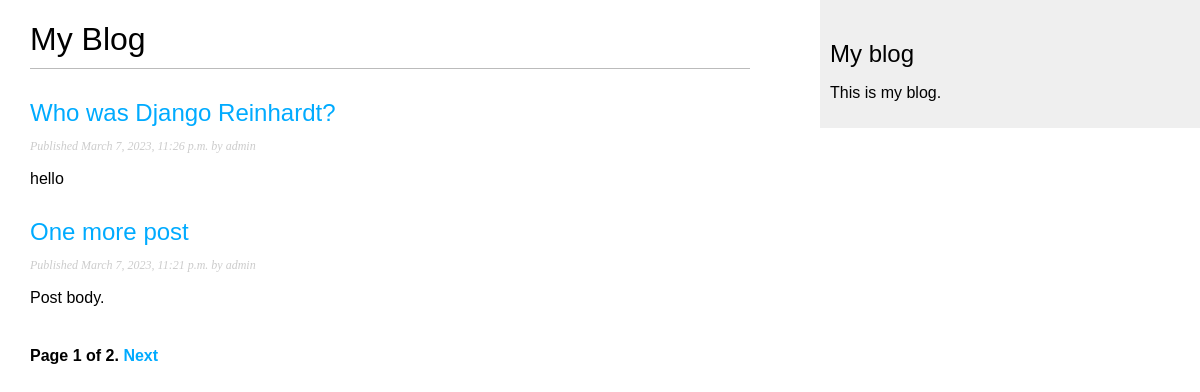
The page /blog/ on the database as committed earlier.
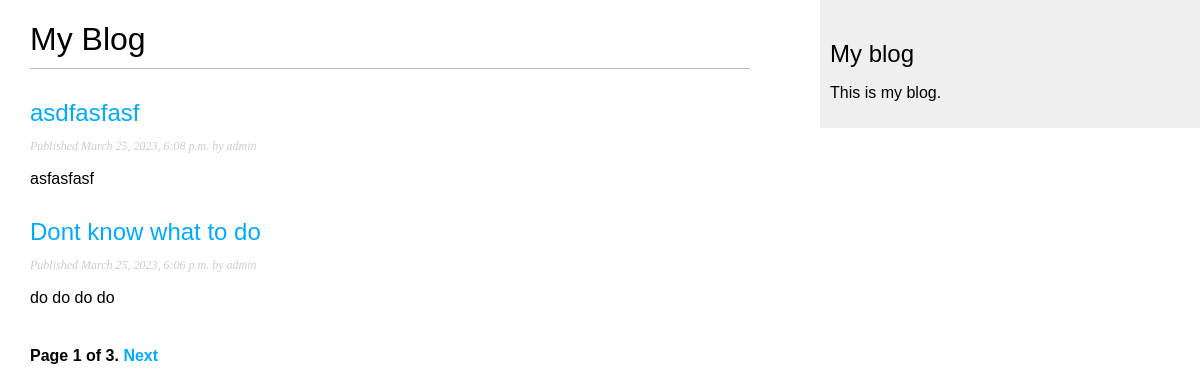
The same page on the database as committed later.
### blog/models.py (models this page shows, shortened)
class Post(models.Model):
    class Status(models.TextChoices):
        DRAFT = 'DF','Draft'
        PUBLISHED = 'PB','Published'
    title = models.CharField(max_length=250)
    slug = models.SlugField(max_length=250,
                            unique_for_date='publish')
    author = models.ForeignKey(User,
                               on_delete=models.CASCADE,
                               related_name='blog_posts')
    body = models.TextField()
    publish = models.DateTimeField(default=timezone.now)
    created = models.DateTimeField(auto_now_add=True)
    updated = models.DateTimeField(auto_now=True)
    status = models.CharField(max_length=2,
                              choices=Status.choices,
                              default=Status.DRAFT)
    objects = models.Manager()
    published = PublishedManager()
    class Meta:
        ordering = ['-publish']
        indexes = [
            models.Index(fields=['-publish']),
        ]
    def get_absolute_url(self):
        return reverse('blog:post_detail',
                            args=[self.publish.year,
                                 self.publish.month,
                                 self.publish.day,
                                 self.slug])

### blog/views.py (the view)
# urls.py: path('',views.post_list,name='post_list'),
def post_list(request):
    posts = Post.published.all()
    paginator = Paginator(posts, 2)
    page_number = request.GET.get('page', 1)
    try:
        posts = paginator.page(page_number)
    except PageNotAnInteger:
        posts = paginator.page(1)
    return render(request,
                  'blog/post/list.html',
                  {'posts':posts})

### blog/models.py (called while the page is built)
    def get_queryset(self):
        return super().get_queryset()\
                    .filter(status=Post.Status.PUBLISHED)

### blog/templates/blog/post/list.html (shortened to what this page needs)
{% extends "blog/base.html" %}
{% block content %}
    <h1>My Blog</h1>
    {% for post in posts %}
        <h2>
            <a href="{{post.get_absolute_url}}">
                {{ post.title }}
            </a>
        </h2>
    <p class="date">
      Published {{ post.publish }} by {{ post.author }}
    </p>
    {{ post.body|truncatewords:30|linebreaks }}
    {% endfor %}
    {% include "directory/pagination.html" with page=posts %}
{% endblock %}

### blog/templates/blog/base.html (shortened to what this page needs)
{% load static %}
<!DOCTYPE html>
<html>
    <head>
        <link href="{% static "css/blog.css" %}" rel="stylesheet">
    </head>
<body>
    <div id="content">
        {% block content %}
        {% endblock %}
    </div>
    <div id="sidebar">
        <h2>My blog</h2>
        <p>This is my blog.</p>
    </div>
</body>
</html>

### blog/templates/directory/pagination.html (shortened to what this page needs)
<div class="pagination">
    <span class="step-links">
    <span class="current">
        Page {{ page.number }} of {{ page.paginator.num_pages }}.
    </span>
    {% if page.has_next %}
        <a href="?page={{ page.next_page_number }}">Next</a>
    {% endif %}
    </span>
</div>

### blog/static/css/blog.css (style rules this page uses)
body { margin:0; padding:0; font-family:helvetica, sans-serif; }
a { color:#00abff; text-decoration:none; }
h1 { font-weight:normal; border-bottom:1px solid #bbb; padding:0 0 10px 0; }
h2 { font-weight:normal; margin:30px 0 0; }
#content { float:left; width:60%; padding:0 0 0 30px; }
#sidebar { float:right; width:30%; padding:10px; background:#efefef; height:100%; }
p.date { color:#ccc; font-family: georgia, serif; font-size: 12px; font-style: italic; }
.pagination { margin:40px 0; font-weight:bold; }

Rows that differ between the two databases and show on the page:
no longer on this page (row unchanged): Post: title "Who was Django Reinhardt?", publish "March 7, 2023, 11:26 p.m.", author "admin", body "hello"
no longer on this page (row unchanged): Post: title "One more post", publish "March 7, 2023, 11:21 p.m.", author "admin", body "Post body."
added Post: title "asdfasfasf", publish "March 25, 2023, 6:08 p.m.", author "admin", body "asfasfasf"
added Post: title "Dont know what to do", publish "March 25, 2023, 6:06 p.m.", author "admin", body "do do do do"
Other text that changed with them:
{{ page.paginator.num_pages }}: "2" → "3"
